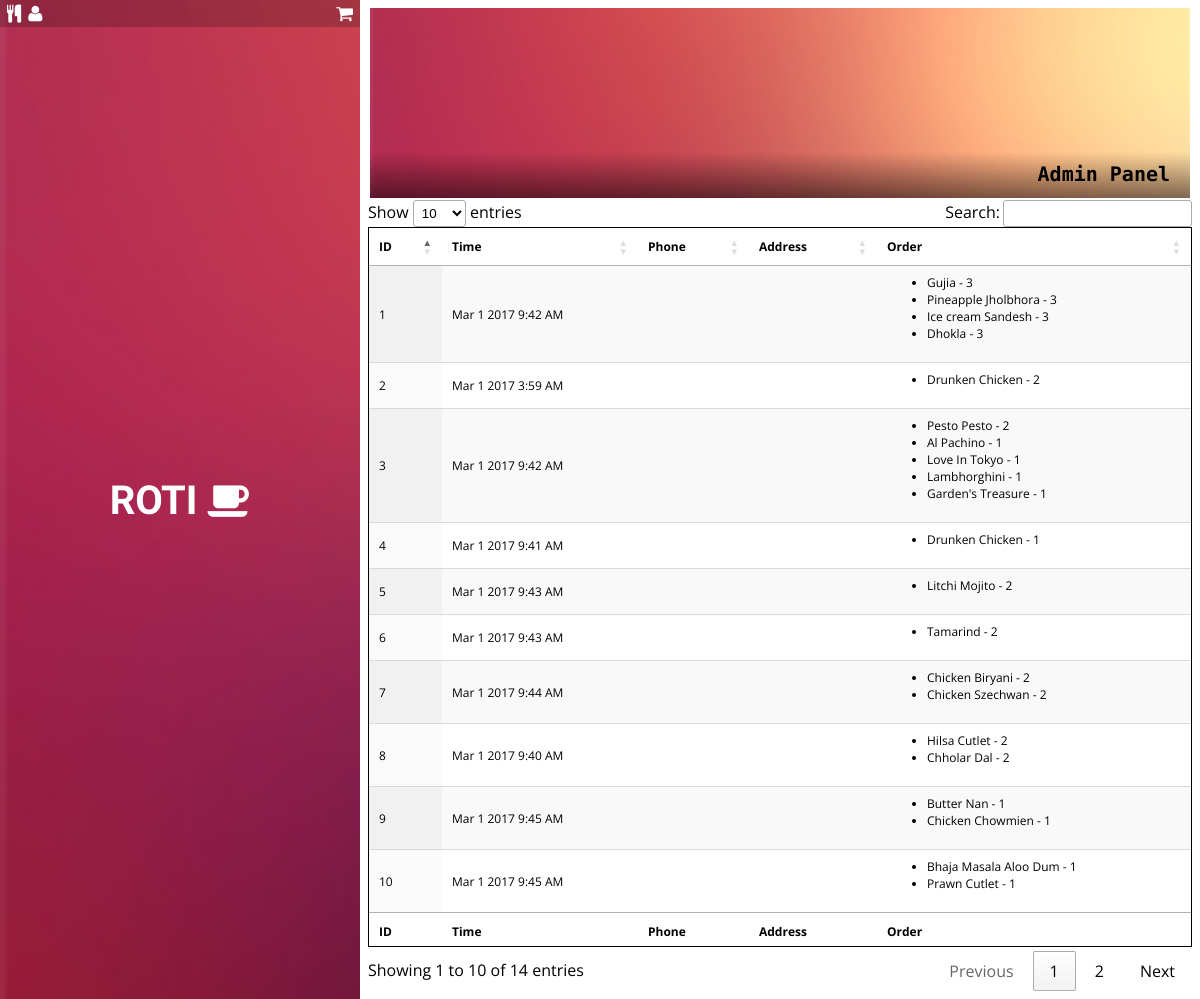
The page /allOrders.php (signed in) on the database its author committed.
### tables this page shows
CREATE TABLE `orders` (
  `address` varchar(200) NOT NULL,
  `phone` int(11) NOT NULL,
  `status` tinyint(1) NOT NULL DEFAULT '0',
  `id` int(11) NOT NULL,
  `ot` timestamp NOT NULL DEFAULT CURRENT_TIMESTAMP ON UPDATE CURRENT_TIMESTAMP,
  `uid` int(11) NOT NULL,
  `rid` int(11) NOT NULL
);

CREATE TABLE `order_detail` (
  `id` int(11) NOT NULL,
  `mid` int(11) NOT NULL,
  `oid` int(11) NOT NULL,
  `qty` int(11) NOT NULL
);

CREATE TABLE `menu_item` (
  `price` int(11) NOT NULL,
  `category` varchar(50) NOT NULL,
  `description` varchar(100) NOT NULL,
  `id` int(11) NOT NULL,
  `name` varchar(50) NOT NULL,
  `rid` int(11) NOT NULL
);

### inc/generics.php (called while the page is built, shortened)
<?php
function createThumbnail($_TITLE = "", $_INFO = "", $_CLASS = "", $_ALT = "", $_IMAGE="", $_STYLE="" ,$_STYLE_ALT="", $_STYLE_GLIDER="", $_LINK=NULL, $_ID=NULL){
	include 'inc/thumbnail.php';
}
function getRecords($select, $from = NULL, $where = "1=1"){
	$con = $GLOBALS['con'];
	$arr = false;
	if($from == NULL){
		$data = mysqli_query($con, $select);
		if($data){
			$qualifiedColumnNames = array();
			foreach ($data->fetch_fields() as $columnMeta) {
			    $qualifiedColumnNames[] = "{$columnMeta->table}.{$columnMeta->name}";
			}
			$arr = [];
			$i=0;
			while ($row = $data->fetch_row()) {
			    $qualifiedRow = array_combine($qualifiedColumnNames, $row);
			    $arr[$i] = $qualifiedRow;
				$i++;
			}
		}
	}else{
		$query = "SELECT $select FROM $from WHERE $where";
		$arr = getRecords($query);
	}
	return $arr;
}
?>

### allOrders.php (the view, shortened to what this page needs)
<?php include_once 'inc/generics.php' ?>
<?php include_once 'inc/header.php' ?>
<?php include_once 'inc/initThumbnail.php' ?>
<?php include_once 'inc/sidebar.php' ?>
<content>
<link rel="stylesheet" href="https://cdn.datatables.net/1.10.13/css/jquery.dataTables.min.css">
<?php
if(isset($_SESSION['aid']) && isset($_SESSION['admin'])){
	createThumbnail("Admin Panel", $_SESSION['admin']['admin.username'], " heading cover", "alt", "images/navigation-bg.png", "","","",NULL,"admin.php");
	?>
	<table id="example" class="display stripe" cellspacing="0" width="100%" style="border:1px solid #000;font-size:12px;">
        <thead>
            <tr>
                <th>ID</th>
                <th>Time</th>
                <th>Phone</th>
                <th>Address</th>
                <th>Order</th>
            </tr>
        </thead>
        <tfoot>
            <tr>
                <th>ID</th>
                <th>Time</th>
                <th>Phone</th>
                <th>Address</th>
                <th>Order</th>
            </tr>
        </tfoot>
        <tbody>
            <?php
            $arr = getRecords("SELECT * FROM orders");
            foreach ($arr as $val) {
            	?>
            	<tr id = "oi-<?php echo $val['orders.id']; ?>">
            		<td><?php echo $val['orders.id']; ?></td>
            		<td><?php echo date('M j Y g:i A', strtotime($val['orders.ot'])); ?></td>
	                <td><?php $val['orders.phone'] ?></td>
	                <td><?php $val['orders.address'] ?></td>
	                <td><?php
	                	$ar = getRecords("SELECT * FROM order_detail, menu_item WHERE oid=".$val['orders.id']." AND mid = menu_item.id");
	                		?>
	                		<ul>
	                			<?php foreach($ar as $va){ ?>
	                			<li> <?php echo $va['menu_item.name']." - ".$va['order_detail.qty']; ?>
	                			<?php } ?>
	                		</ul>
	                ?></td>
            	</tr>
            	<?php
            }
            ?>
        </tbody>
    </table>
	<?php
}else{
	header("LOCATION: admin.php");
}
?>
</content>
<?php include_once 'inc/footer.php' ?>

### inc/header.php (shortened to what this page needs)
<html>
	<head>
		<link rel="stylesheet" href="style/fa/css/font-awesome.min.css">
		<link rel="stylesheet" href="style/main.css">
	</head>
	<body class="content-loader" id="main">

### inc/initThumbnail.php
<link rel="stylesheet" type="text/css" href="style/thumbnail.css">

### inc/sidebar.php (shortened to what this page needs)
<link rel="stylesheet" type="text/css" href="style/sidebar.css">
<sidebar>
	<div class="sidebar-top">
		<span class="fa fa-cutlery mouse-clickable left" title="for restaurants" style="margin-left: 7px;" onclick="window.open('rest.php','_self');"></span>
		<span class="fa fa-user mouse-clickable left" title="sign in" style="margin-left: 7px;" onclick="window.open('user.php','_self');"></span>
		<span class="fa fa-shopping-cart mouse-clickable" title="cart" style="margin-right: 7px;" onclick="window.open('cart.php','_self');"></span>
	</div>
	<div class="sidebar-content">
		<div class="roughcopy-logo sidebar-logo mouse-clickable" onclick="window.open('index.php','_self');">
			ROTI <span class="fa fa-coffee"></span>
		</div>
	</div>
</sidebar>

### inc/thumbnail.php (shortened to what this page needs)
<div class="thumbnail <?php echo $_CLASS; if($_IMAGE){ ?> image<?php } ?>" <?php if($_ID != NULL){ ?>id="<?php echo $_ID; ?>" <?php } ?>  style="<?php echo $_STYLE; ?>" <?php if($_LINK != NULL){ echo("onclick = 'window.open(\"$_LINK\", \"_self\");'"); } ?> >
	<?php if($_IMAGE){ ?><img src="<?php echo $_IMAGE; ?>"> <?php } ?>
	<div class="thumbnail-cover <?php echo $_ALT; ?>" style="<?php echo $_STYLE_ALT; ?>">
		<div class="thumbnail-text thumbnail-glider" style="<?php echo $_STYLE_GLIDER; ?>">
			<?php echo $_TITLE ?>
		</div>
	</div>
</div>

### inc/footer.php (shortened to what this page needs)
	</body>
</html>

### style/main.css (style rules this page uses)
body { text-align: center; font-family: 'Open Sans', sans-serif; font-weight: 400; font-style: normal; font-size: 16px; }
.roughcopy-logo { font-family: 'Cabin Sketch', cursive; font-weight: 700; -moz-user-select: none; -webkit-user-select: none; -ms-user-select:none; user-select:none; -o-user-select:none; cursor: default; }
.content-loader>content { transition: all 0.2s ease-in-out; overflow: visible; display: block; width: auto; margin: 0 auto; }
.left { float: left; }
.mouse-clickable { cursor: pointer; }

### style/thumbnail.css (style rules this page uses)
.thumbnail { width: 150px; height: 170px; display: inline-block; padding: 10px; margin: 2px 2px; text-align: right; vertical-align: bottom; position: relative; font-family: 'Cutive Mono', sans-serif; font-weight: 600; font-size: 15px; font-style: normal; -webkit-user-select: none; -moz-user-select: none; -ms-user-select: none; user-select: none; overflow: hidden; }
.thumbnail:not(.mouse) { cursor: default; }
.thumbnail:not(.background) { background-color: #aaa; background-size:cover; }
.thumbnail.cover { width: auto; float: none; display: block; clear: both; }
.thumbnail.heading { font-size:20px; }
.thumbnail>img { position: absolute; top:0; left:0; width: 100%; height: 100%; }
.thumbnail.heading>img { min-width: 100%; min-height: 100%; width: auto; height: auto; }
.thumbnail-cover { background-color: rgba(206, 92, 87, 0.0); width: 100%; height: 100%; position: relative; top:10px; padding: 0%; transition: all 0.2s ease-in-out; }
.thumbnail-cover.alt { position: absolute; left: 0; top: auto; bottom: 0px; height: 42px; background-color: rgba(0, 0, 0, 0.3); background: -webkit-linear-gradient(rgba(0,0,0,0.0), rgba(0,0,0,0.5)); background: -o-linear-gradient(rgba(0,0,0,0.0), rgba(0,0,0,0.5)); background: -moz-linear-gradient(rgba(0,0,0,0.0), rgba(0,0,0,0.5)); background: linear-gradient(rgba(0,0,0,0.0), rgba(0,0,0,0.5)); }
.heading.thumbnail>.thumbnail-cover.alt { height: 46px; }
.thumbnail-text { margin:0px; bottom:10px; right: 10px; position: absolute; }
.thumbnail-cover.alt>.thumbnail-text,.thumbnail-cover.alt>.thumbnail-glider { right: 20px; }
.thumbnail-cover>.thumbnail-glider { position: absolute; bottom:0px; right: 10px; transition: all 0.4s cubic-bezier(0, 0.5, 0.9, 1.21); }

### style/sidebar.css (style rules this page uses)
sidebar { position: fixed; top:0; left:0; background: url(../images/navigation-bg.png); width:30%; height: 100%; background-size: cover; -webkit-transition: width 0.25s; transition: width 0.25s; }
.sidebar-content { position: absolute; top:50%; height:0; right:0; width: 100%; text-align: center; }
.sidebar-top { padding: 0px; padding-top: 5px; text-align: right; position: absolute; color: #fff; top: 0; left: 0; width: 100%; height: 22px; line-height: 18px; font-size: 18px; background: rgba(0,0,0,0.2); }
.sidebar-logo { height: 40px; line-height: 40px; position: relative; bottom: 20px; font-size:40px; color:#ffffff; }
body { padding-left: 30%; }

### rows shown on the page
orders: id "1", ot "Mar 1 2017 9:42 AM"
order_detail: menu_item.name "Gujia", order_detail "3"
order_detail: menu_item.name "Pineapple Jholbhora", qty "3"
order_detail: menu_item.name "Ice cream Sandesh", qty "3"
order_detail: menu_item.name "Dhokla", qty "3"
orders: id "2", ot "Mar 1 2017 3:59 AM"
order_detail: menu_item.name "Drunken Chicken", order_detail "2"
orders: id "3", ot "Mar 1 2017 9:42 AM"
order_detail: menu_item.name "Pesto Pesto", qty "2"
order_detail: menu_item.name "Al Pachino", qty "1"
order_detail: menu_item.name "Love In Tokyo", qty "1"
order_detail: menu_item.name "Lambhorghini", qty "1"
order_detail: menu_item.name "Garden's Treasure", qty "1"
orders: id "4", ot "Mar 1 2017 9:41 AM"
order_detail: menu_item.name "Drunken Chicken", order_detail "1"
orders: id "5", ot "Mar 1 2017 9:43 AM"
order_detail: menu_item.name "Litchi Mojito", qty "2"
orders: id "6", ot "Mar 1 2017 9:43 AM"
order_detail: menu_item.name "Tamarind", qty "2"
orders: id "7", ot "Mar 1 2017 9:44 AM"
order_detail: menu_item.name "Chicken Biryani", qty "2"
order_detail: menu_item.name "Chicken Szechwan", qty "2"
orders: id "8", ot "Mar 1 2017 9:40 AM"
order_detail: menu_item.name "Hilsa Cutlet", qty "2"
order_detail: menu_item.name "Chholar Dal", qty "2"
orders: id "9", ot "Mar 1 2017 9:45 AM"
order_detail: menu_item.name "Butter Nan", qty "1"
order_detail: menu_item.name "Chicken Chowmien", qty "1"
orders: id "10", ot "Mar 1 2017 9:45 AM"
order_detail: menu_item.name "Bhaja Masala Aloo Dum", qty "1"
order_detail: menu_item.name "Prawn Cutlet", qty "1"

### other values the page prints
$_TITLE "Admin Panel"
